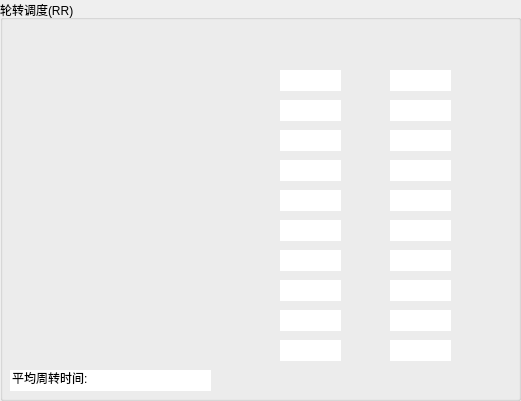
  <widget class="QGroupBox" name="groupBox_RR">
   <property name="geometry">
    <rect>
     <x>70</x>
     <y>20</y>
     <width>521</width>
     <height>401</height>
    </rect>
   </property>
   <property name="title">
    <string>轮转调度(RR)</string>
   </property>
   <widget class="QLineEdit" name="lineEdit_Ready_RR9_2">
    <property name="geometry">
     <rect>
      <x>10</x>
      <y>370</y>
      <width>101</width>
      <height>21</height>
     </rect>
    </property>
    <property name="text">
     <string>平均周转时间:</string>
    </property>
    <property name="frame">
     <bool>false</bool>
    </property>
    <property name="readOnly">
     <bool>true</bool>
    </property>
   </widget>
   <widget class="QLineEdit" name="lineEdit_AvgTime_RR">
    <property name="geometry">
     <rect>
      <x>110</x>
      <y>370</y>
      <width>101</width>
      <height>21</height>
     </rect>
    </property>
    <property name="text">
     <string/>
    </property>
    <property name="frame">
     <bool>false</bool>
    </property>
    <property name="readOnly">
     <bool>true</bool>
    </property>
   </widget>
   <widget class="QLineEdit" name="lineEdit_Ready_Pri_RR9">
    <property name="geometry">
     <rect>
      <x>280</x>
      <y>340</y>
      <width>61</width>
      <height>21</height>
     </rect>
    </property>
    <property name="frame">
     <bool>false</bool>
    </property>
    <property name="readOnly">
     <bool>true</bool>
    </property>
   </widget>
   <widget class="QLineEdit" name="lineEdit_Ready_Pri_RR7">
    <property name="geometry">
     <rect>
      <x>280</x>
      <y>280</y>
      <width>61</width>
      <height>21</height>
     </rect>
    </property>
    <property name="frame">
     <bool>false</bool>
    </property>
    <property name="readOnly">
     <bool>true</bool>
    </property>
   </widget>
   <widget class="QLineEdit" name="lineEdit_Run_Pri_RR">
    <property name="geometry">
     <rect>
      <x>280</x>
      <y>70</y>
      <width>61</width>
      <height>21</height>
     </rect>
    </property>
    <property name="frame">
     <bool>false</bool>
    </property>
    <property name="readOnly">
     <bool>true</bool>
    </property>
   </widget>
   <widget class="QLineEdit" name="lineEdit_Ready_Pri_RR4">
    <property name="geometry">
     <rect>
      <x>280</x>
      <y>190</y>
      <width>61</width>
      <height>21</height>
     </rect>
    </property>
    <property name="frame">
     <bool>false</bool>
    </property>
    <property name="readOnly">
     <bool>true</bool>
    </property>
   </widget>
   <widget class="QLineEdit" name="lineEdit_Ready_Pri_RR3">
    <property name="geometry">
     <rect>
      <x>280</x>
      <y>160</y>
      <width>61</width>
      <height>21</height>
     </rect>
    </property>
    <property name="frame">
     <bool>false</bool>
    </property>
    <property name="readOnly">
     <bool>true</bool>
    </property>
   </widget>
   <widget class="QLineEdit" name="lineEdit_Ready_Pri_RR8">
    <property name="geometry">
     <rect>
      <x>280</x>
      <y>310</y>
      <width>61</width>
      <height>21</height>
     </rect>
    </property>
    <property name="frame">
     <bool>false</bool>
    </property>
    <property name="readOnly">
     <bool>true</bool>
    </property>
   </widget>
   <widget class="QLineEdit" name="lineEdit_Ready_Pri_RR1">
    <property name="geometry">
     <rect>
      <x>280</x>
      <y>100</y>
      <width>61</width>
      <height>21</height>
     </rect>
    </property>
    <property name="frame">
     <bool>false</bool>
    </property>
    <property name="readOnly">
     <bool>true</bool>
    </property>
   </widget>
   <widget class="QLineEdit" name="lineEdit_Ready_Pri_RR2">
    <property name="geometry">
     <rect>
      <x>280</x>
      <y>130</y>
      <width>61</width>
      <height>21</height>
     </rect>
    </property>
    <property name="frame">
     <bool>false</bool>
    </property>
    <property name="readOnly">
     <bool>true</bool>
    </property>
   </widget>
   <widget class="QLineEdit" name="lineEdit_Ready_Pri_RR5">
    <property name="geometry">
     <rect>
      <x>280</x>
      <y>220</y>
      <width>61</width>
      <height>21</height>
     </rect>
    </property>
    <property name="frame">
     <bool>false</bool>
    </property>
    <property name="readOnly">
     <bool>true</bool>
    </property>
   </widget>
   <widget class="QLineEdit" name="lineEdit_Ready_Pri_RR6">
    <property name="geometry">
     <rect>
      <x>280</x>
      <y>250</y>
      <width>61</width>
      <height>21</height>
     </rect>
    </property>
    <property name="frame">
     <bool>false</bool>
    </property>
    <property name="readOnly">
     <bool>true</bool>
    </property>
   </widget>
   <widget class="QLineEdit" name="lineEdit_Ready_Time_RR9">
    <property name="geometry">
     <rect>
      <x>390</x>
      <y>340</y>
      <width>61</width>
      <height>21</height>
     </rect>
    </property>
    <property name="frame">
     <bool>false</bool>
    </property>
    <property name="readOnly">
     <bool>true</bool>
    </property>
   </widget>
   <widget class="QLineEdit" name="lineEdit_Ready_Time_RR7">
    <property name="geometry">
     <rect>
      <x>390</x>
      <y>280</y>
      <width>61</width>
      <height>21</height>
     </rect>
    </property>
    <property name="frame">
     <bool>false</bool>
    </property>
    <property name="readOnly">
     <bool>true</bool>
    </property>
   </widget>
   <widget class="QLineEdit" name="lineEdit_Run_Time_RR">
    <property name="geometry">
     <rect>
      <x>390</x>
      <y>70</y>
      <width>61</width>
      <height>21</height>
     </rect>
    </property>
    <property name="frame">
     <bool>false</bool>
    </property>
    <property name="readOnly">
     <bool>true</bool>
    </property>
   </widget>
   <widget class="QLineEdit" name="lineEdit_Ready_Time_RR4">
    <property name="geometry">
     <rect>
      <x>390</x>
      <y>190</y>
      <width>61</width>
      <height>21</height>
     </rect>
    </property>
    <property name="frame">
     <bool>false</bool>
    </property>
    <property name="readOnly">
     <bool>true</bool>
    </property>
   </widget>
   <widget class="QLineEdit" name="lineEdit_Ready_Time_RR3">
    <property name="geometry">
     <rect>
      <x>390</x>
      <y>160</y>
      <width>61</width>
      <height>21</height>
     </rect>
    </property>
    <property name="frame">
     <bool>false</bool>
    </property>
    <property name="readOnly">
     <bool>true</bool>
    </property>
   </widget>
   <widget class="QLineEdit" name="lineEdit_Ready_Time_RR8">
    <property name="geometry">
     <rect>
      <x>390</x>
      <y>310</y>
      <width>61</width>
      <height>21</height>
     </rect>
    </property>
    <property name="frame">
     <bool>false</bool>
    </property>
    <property name="readOnly">
     <bool>true</bool>
    </property>
   </widget>
   <widget class="QLineEdit" name="lineEdit_Ready_Time_RR1">
    <property name="geometry">
     <rect>
      <x>390</x>
      <y>100</y>
      <width>61</width>
      <height>21</height>
     </rect>
    </property>
    <property name="frame">
     <bool>false</bool>
    </property>
    <property name="readOnly">
     <bool>true</bool>
    </property>
   </widget>
   <widget class="QLineEdit" name="lineEdit_Ready_Time_RR2">
    <property name="geometry">
     <rect>
      <x>390</x>
      <y>130</y>
      <width>61</width>
      <height>21</height>
     </rect>
    </property>
    <property name="frame">
     <bool>false</bool>
    </property>
    <property name="readOnly">
     <bool>true</bool>
    </property>
   </widget>
   <widget class="QLineEdit" name="lineEdit_Ready_Time_RR5">
    <property name="geometry">
     <rect>
      <x>390</x>
      <y>220</y>
      <width>61</width>
      <height>21</height>
     </rect>
    </property>
    <property name="frame">
     <bool>false</bool>
    </property>
    <property name="readOnly">
     <bool>true</bool>
    </property>
   </widget>
   <widget class="QLineEdit" name="lineEdit_Ready_Time_RR6">
    <property name="geometry">
     <rect>
      <x>390</x>
      <y>250</y>
      <width>61</width>
      <height>21</height>
     </rect>
    </property>
    <property name="frame">
     <bool>false</bool>
    </property>
    <property name="readOnly">
     <bool>true</bool>
    </property>
   </widget>
  </widget>
